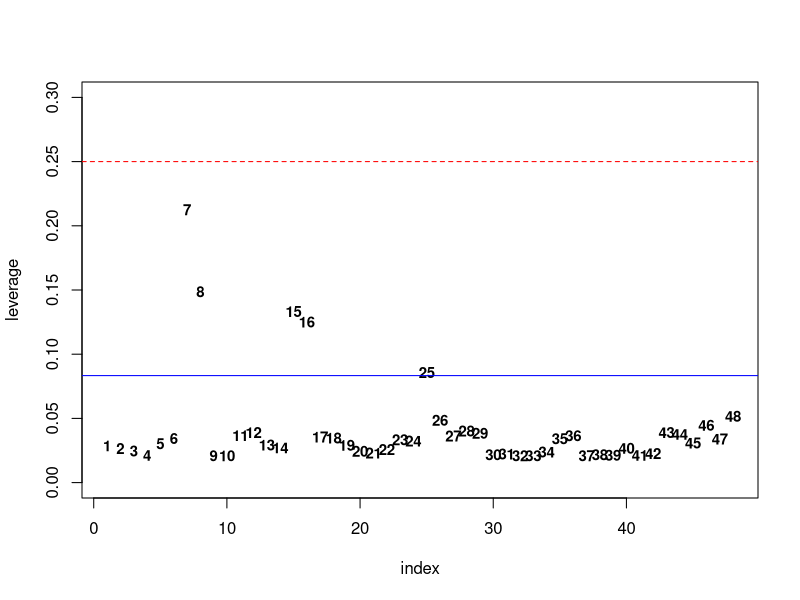
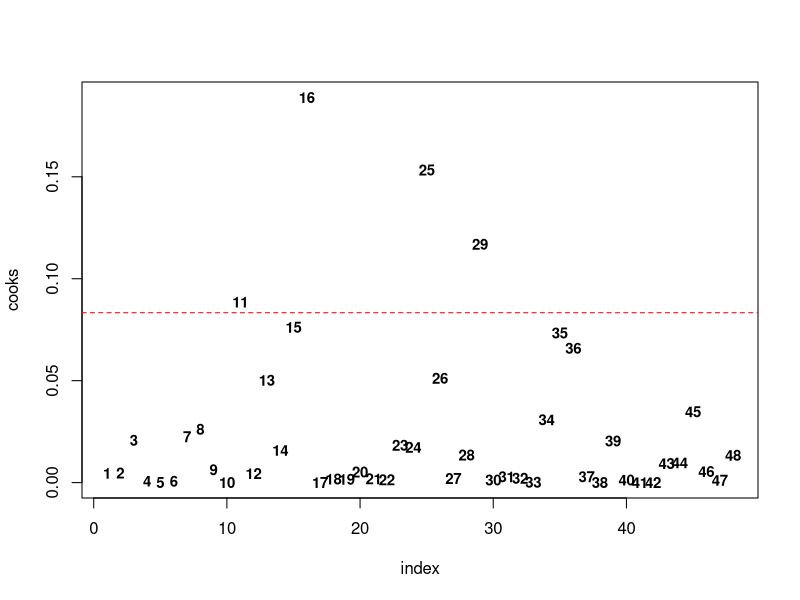
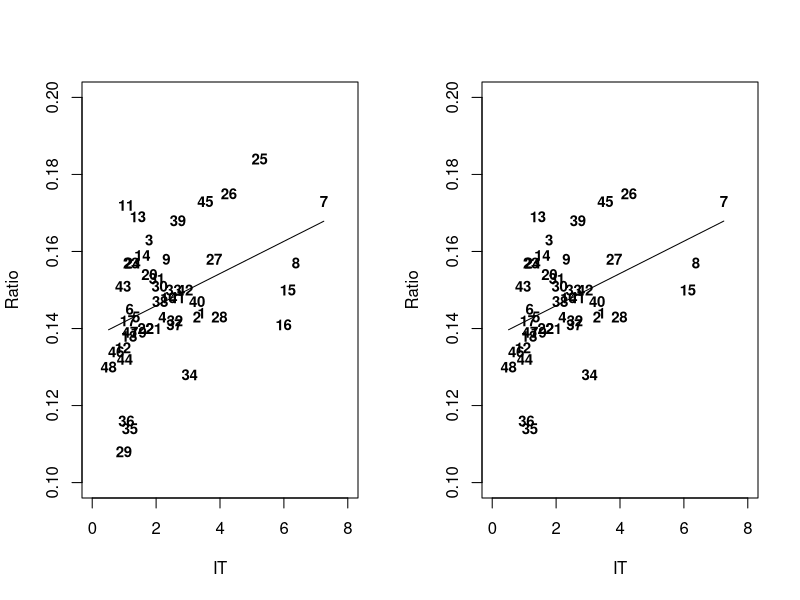

Generate these figures, in order, with R:
## ---- chunk 1
library(tidyverse)
library(data.table)
knitr::opts_chunk$set(fig.width=6, fig.height=3, 
                      warning=FALSE, message=FALSE)
options(digits=4)
## ---- chunk 2
df = read.csv("./data/bee_data.csv")
## ---- chunk 3
mod = glm(formula=Ratio ~ IT, family="gaussian", data=df)
summary(mod)
## ---- chunk 4
lev = hatvalues(mod)

n = nrow(df)
p = 3
dat = data.frame(index=seq(length(lev)), leverage=lev)
plot(leverage~index, col="white", data=dat, pch=NULL, ylim=c(0, 0.3))
text(leverage~index, labels=index, data=dat, cex=0.9, font=2)
abline(h=(p+1)/n, col="blue")
abline(h=3*(p+1)/n, col="red", lty=2)
## ---- chunk 5
d = cooks.distance(mod)

dat2 = data.frame(index=seq(length(d)), cooks=d)
plot(cooks~index, col="white", data=dat2, pch=NULL)
text(cooks~index, labels=index, data=dat2, cex=0.9, font=2)
abline(h=4/n, col="red", lty=2)
## ---- chunk 6
mod2 = glm(formula=Ratio ~ IT, family="gaussian", data=df[-c(11, 16, 25, 29), ])
summary(mod2)
## ---- chunk 7
par(mfrow=c(1, 2))
{
  {
    plot(Ratio~IT, data=df, col="white", pch=NULL,
         xlim=c(0, 8), ylim=c(0.10, 0.20))
    text(Ratio~IT, labels=rownames(df), data=df, 
         cex=0.9, font=2)
    lines(x=df$IT, y=predict(mod, df))
  }
  {
    plot(Ratio~IT, data=df[-c(11, 16, 25, 29), ], col="white", pch=NULL,
         xlim=c(0, 8), ylim=c(0.10, 0.20))
    text(Ratio~IT, labels=rownames(df[-c(11, 16, 25, 29), ]), data=df[-c(11, 16, 25, 29), ], 
         cex=0.9, font=2)
    lines(x=df[-c(11, 16, 25, 29), ]$IT, y=predict(mod2, df[-c(11, 16, 25, 29), ]))
  }
}
## ---- chunk 8
print(paste0("mod R2: ", round(1 - mod$deviance/mod$null.deviance, 3)))
print(paste0("mod2 R2: ", round(1 - mod2$deviance/mod2$null.deviance, 3)))
